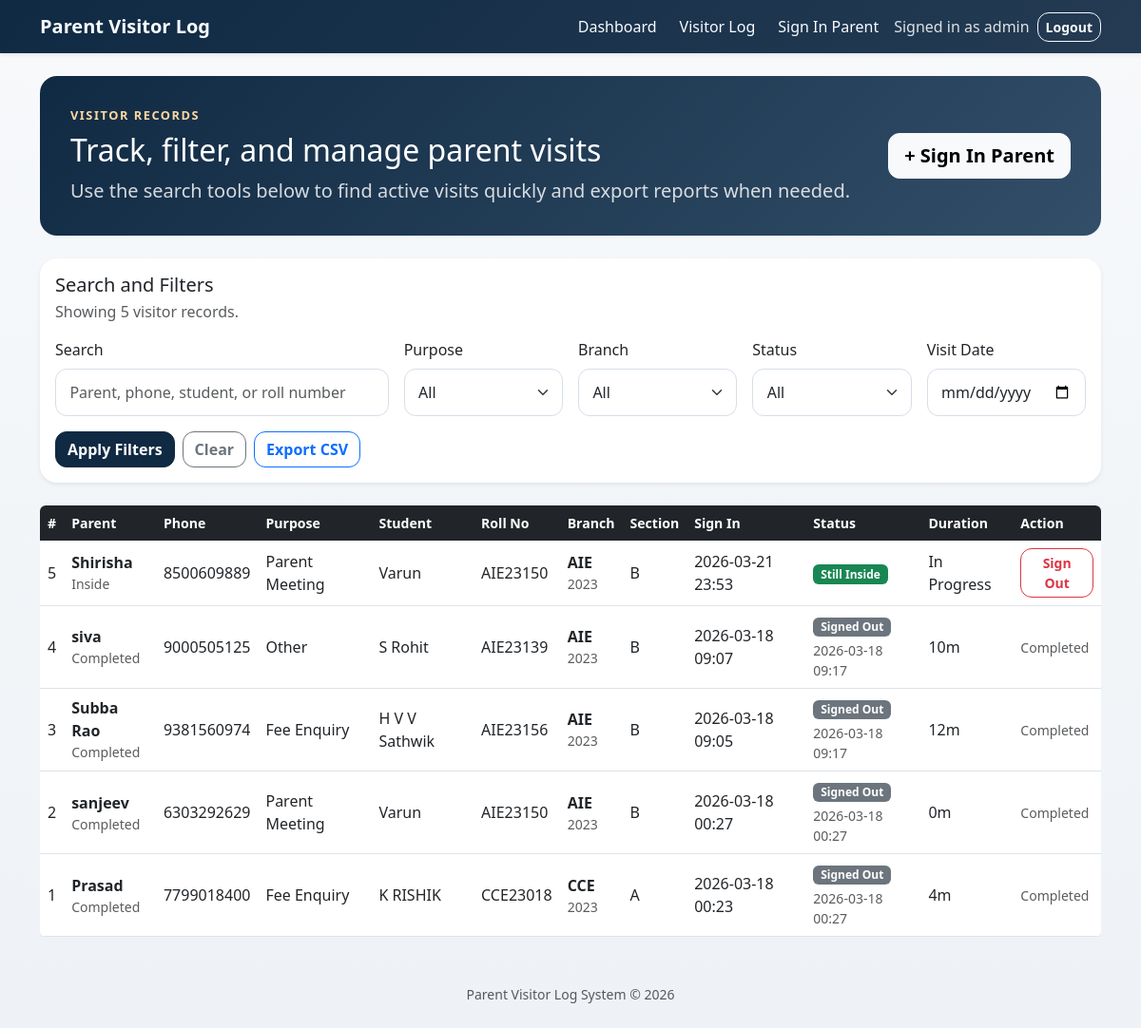
Before: /visitors (signed in) with the older database file.
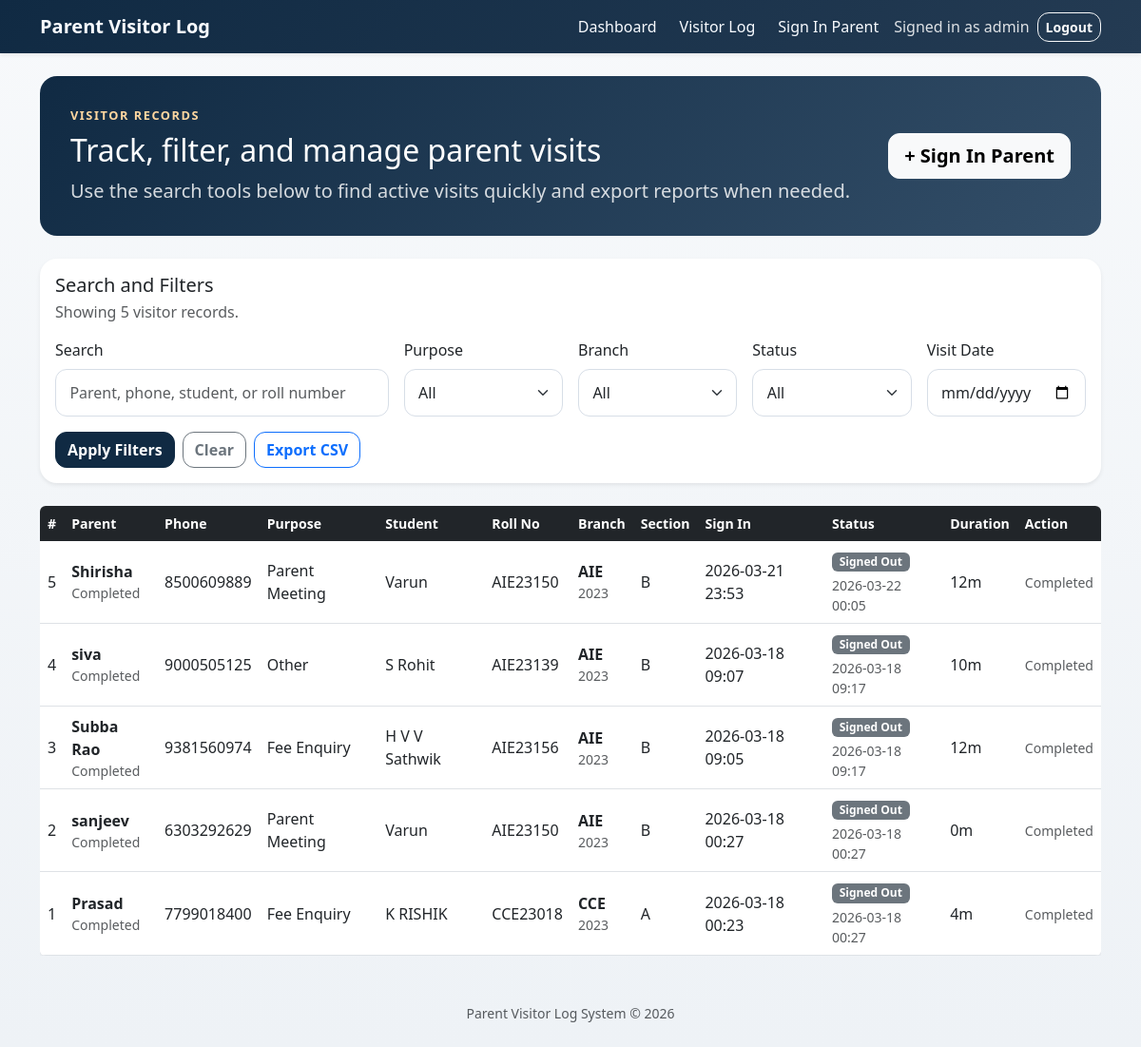
After: the same page with the newer database file.
### tables this page shows
CREATE TABLE visitors (
            id INTEGER PRIMARY KEY AUTOINCREMENT,
            name TEXT NOT NULL,
            phone TEXT NOT NULL,
            purpose TEXT NOT NULL,
            student_name TEXT NOT NULL DEFAULT '',
            roll_no TEXT NOT NULL DEFAULT '',
            sign_in TEXT NOT NULL,
            sign_out TEXT
        );

### app.py (the view)
@app.route("/visitors")
@admin_required
def visitor_log():
    filters = build_filter_values(request.args)
    visitors = fetch_visitors(filters)
    current_path = request.full_path if request.query_string else request.path
    current_path = current_path[:-1] if current_path.endswith("?") else current_path
    return render_template(
        "index.html",
        visitors=visitors,
        filters=filters,
        active_filter_count=sum(1 for value in filters.values() if value),
        export_url=url_for("export_visitors", **build_active_filter_params(filters)),
        current_path=current_path,
    )

### app.py (called while the page is built)
def get_db():
    conn = sqlite3.connect(app.config["DATABASE_PATH"])
    conn.row_factory = sqlite3.Row
    return conn

def get_visitor_columns(conn):
    return {row["name"] for row in conn.execute("PRAGMA table_info(visitors)").fetchall()}

def parse_roll_no(roll_no):
    match = ROLL_NO_PATTERN.fullmatch((roll_no or "").strip().upper())
    if not match:
        return None
    branch_code, admission_year_suffix, section_digits = match.groups()
    section = SECTION_NAMES.get(section_digits[0])
    if section is None or section_digits == "000":
        return None
    return {
        "normalized": f"{branch_code}{admission_year_suffix}{section_digits}",
        "branch_code": branch_code,
        "branch_name": BRANCH_NAMES[branch_code],
        "admission_year": f"20{admission_year_suffix}",
        "section": section,
    }

def get_student_display(visitor):
    student_name = (visitor.get("student_name") or "").strip()
    if student_name:
        return student_name
    if requires_student_details(visitor.get("purpose")):
        return "-"
    return "Not Required"

def get_roll_display(visitor):
    roll_no = (visitor.get("roll_no") or "").strip()
    if roll_no:
        return roll_no
    if requires_student_details(visitor.get("purpose")):
        return "-"
    return "Not Required"

def parse_timestamp(value):
    if not value:
        return None
    try:
        return datetime.strptime(value, TIMESTAMP_FORMAT)
    except ValueError:
        return None

def format_minutes(minutes):
    if minutes is None:
        return "-"
    total_minutes = max(int(minutes), 0)
    hours, remaining_minutes = divmod(total_minutes, 60)
    parts = []
    if hours:
        parts.append(f"{hours}h")
    if remaining_minutes or not parts:
        parts.append(f"{remaining_minutes}m")
    return " ".join(parts)

def format_visit_duration(sign_in, sign_out):
    start = parse_timestamp(sign_in)
    end = parse_timestamp(sign_out)
    if not start or not end or end < start:
        return "-"
    total_minutes = int((end - start).total_seconds() // 60)
    return format_minutes(total_minutes)

def build_active_filter_params(filters):
    return {key: value for key, value in filters.items() if value}

@app.context_processor
def inject_template_data():
    return {
        "branch_names": BRANCH_NAMES,
        "purpose_options": PURPOSE_OPTIONS,
    }

### templates/index.html (shortened to what this page needs)
{% extends "base.html" %}
{% block content %}
<section class="hero mb-4">
    <div class="d-lg-flex justify-content-between align-items-center gap-3">
        <div>
            <p class="eyebrow mb-2">Visitor Records</p>
            <h2 class="mb-2">Track, filter, and manage parent visits</h2>
            <p class="lead mb-0">Use the search tools below to find active visits quickly and export reports when needed.</p>
        </div>
        <div class="hero-actions mt-3 mt-lg-0">
            <a href="{{ url_for('signin') }}" class="btn btn-light btn-lg">+ Sign In Parent</a>
        </div>
    </div>
</section>
<div class="card filter-card shadow-sm mb-4">
    <div class="card-body">
        <div class="d-flex justify-content-between align-items-center flex-wrap gap-2 mb-3">
            <div>
                <h5 class="mb-1">Search and Filters</h5>
                <p class="text-muted mb-0">Showing {{ visitors|length }} visitor record{{ '' if visitors|length == 1 else 's' }}.</p>
            </div>
        </div>
        <form method="GET" action="{{ url_for('visitor_log') }}" class="row g-3">
            <div class="col-lg-4">
                <label class="form-label">Search</label>
                <input
                    type="text"
                    name="search"
                    class="form-control"
                    value="{{ filters.search }}"
                    placeholder="Parent, phone, student, or roll number"
                >
            </div>
            <div class="col-md-6 col-lg-2">
                <label class="form-label">Purpose</label>
                <select name="purpose" class="form-select">
                    <option value="">All</option>
                </select>
            </div>
            <div class="col-md-6 col-lg-2">
                <label class="form-label">Branch</label>
                <select name="branch" class="form-select">
                    <option value="">All</option>
                </select>
            </div>
            <div class="col-md-6 col-lg-2">
                <label class="form-label">Status</label>
                <select name="status" class="form-select">
                    <option value="">All</option>
                </select>
            </div>
            <div class="col-md-6 col-lg-2">
                <label class="form-label">Visit Date</label>
                <input type="date" name="visit_date" class="form-control" value="{{ filters.visit_date }}">
            </div>
            <div class="col-12 d-flex flex-wrap gap-2">
                <button type="submit" class="btn btn-dark">Apply Filters</button>
                <a href="{{ url_for('visitor_log') }}" class="btn btn-outline-secondary">Clear</a>
                <a href="{{ export_url }}" class="btn btn-outline-primary">Export CSV</a>
            </div>
        </form>
    </div>
</div>
{% if visitors %}
    <div class="table-responsive">
        <table class="table table-hover align-middle bg-white shadow-sm rounded">
            <thead class="table-dark">
                <tr>
                    <th>#</th>
                    <th>Parent</th>
                    <th>Phone</th>
                    <th>Purpose</th>
                    <th>Student</th>
                    <th>Roll No</th>
                    <th>Branch</th>
                    <th>Section</th>
                    <th>Sign In</th>
                    <th>Status</th>
                    <th>Duration</th>
                    <th>Action</th>
                </tr>
            </thead>
            <tbody>
                {% for v in visitors %}
                    <tr>
                        <td>{{ v.id }}</td>
                        <td>
                            <div class="fw-semibold">{{ v.name }}</div>
                            <div class="text-muted small">{{ v.visit_status }}</div>
                        </td>
                        <td>{{ v.phone }}</td>
                        <td>
                            {{ v.purpose }}
                        </td>
                        <td>{{ v.student_display }}</td>
                        <td>{{ v.roll_display }}</td>
                        <td>
                            {% if v.roll_details %}
                                <div class="fw-semibold">{{ v.roll_details.branch_code }}</div>
                                <div class="text-muted small">{{ v.roll_details.admission_year }}</div>
                            {% else %}
                                {{ "Not Required" if v.purpose == "Admission Enquiry" else "-" }}
                            {% endif %}
                        </td>
                        <td>{{ v.roll_details.section if v.roll_details else ("Not Required" if v.purpose == "Admission Enquiry" else "-") }}</td>
                        <td>{{ v.sign_in }}</td>
                        <td>
                            {% if v.sign_out %}
                                <span class="badge text-bg-secondary">Signed Out</span>
                                <div class="small text-muted mt-1">{{ v.sign_out }}</div>
                            {% else %}
                                <span class="badge text-bg-success">Still Inside</span>
                            {% endif %}
                        </td>
                        <td>{{ v.visit_duration }}</td>
                        <td>
                            {% if not v.sign_out %}
                                <form method="POST" action="{{ url_for('signout', visitor_id=v.id) }}">
                                    <button
                                        type="submit"
                                        class="btn btn-sm btn-outline-danger"
                                        onclick="return confirm('Mark this parent visitor as signed out?')"
                                    >
                                        Sign Out
                                    </button>
                                </form>
                            {% else %}
                                <span class="text-muted small">Completed</span>
                            {% endif %}
                        </td>
                    </tr>
                {% endfor %}
            </tbody>
        </table>
    </div>
{% endif %}
{% endblock %}

### templates/base.html (shortened to what this page needs)
<!DOCTYPE html>
<html lang="en">
<head>
    <link rel="stylesheet" href="https://cdn.jsdelivr.net/npm/bootstrap@5.3.0/dist/css/bootstrap.min.css">
    <link rel="stylesheet" href="{{ url_for('static', filename='css/style.css') }}">
</head>
<body>
<nav class="navbar navbar-expand-lg admin-nav shadow-sm">
    <div class="container">
        <a class="navbar-brand fw-semibold" href="{{ url_for('dashboard') if session.get('is_admin') else url_for('login') }}">
            Parent Visitor Log
        </a>
        <div class="collapse navbar-collapse" id="navMenu">
            <ul class="navbar-nav ms-auto align-items-lg-center gap-lg-2">
                {% if session.get("is_admin") %}
                    <li class="nav-item"><a class="nav-link" href="{{ url_for('dashboard') }}">Dashboard</a></li>
                    <li class="nav-item"><a class="nav-link" href="{{ url_for('visitor_log') }}">Visitor Log</a></li>
                    <li class="nav-item"><a class="nav-link" href="{{ url_for('signin') }}">Sign In Parent</a></li>
                    <li class="nav-item">
                        <span class="nav-user">Signed in as {{ session.get("admin_username") }}</span>
                    </li>
                    <li class="nav-item">
                        <form method="POST" action="{{ url_for('logout') }}">
                            <button type="submit" class="btn btn-outline-light btn-sm">Logout</button>
                        </form>
                    </li>
                {% else %}
                    <li class="nav-item"><a class="nav-link" href="{{ url_for('login') }}">Admin Login</a></li>
                {% endif %}
            </ul>
        </div>
    </div>
</nav>
<main class="container py-4">
    {% block content %}{% endblock %}
</main>
<footer class="text-center text-muted py-4">
    <small>Parent Visitor Log System &copy; 2026</small>
</footer>
</body>
</html>

### static/css/style.css (style rules this page uses)
:root { --bg: #eef2f6; --surface: #ffffff; --surface-muted: #f8fafc; --border: #d7dee7; --text: #1f2933; --muted: #5f6c7b; --nav: #102a43; --nav-accent: #243b53; --hero-start: #102a43; --hero-end: #334e68; --accent: #d97706; --accent-soft: #fff4e5; }
body { background: linear-gradient(180deg, #f7f9fb 0%, var(--bg) 100%); color: var(--text); font-family: "Segoe UI", Tahoma, Geneva, Verdana, sans-serif; min-height: 100vh; }
.admin-nav { background: linear-gradient(135deg, var(--nav), var(--nav-accent)); }
.admin-nav .nav-link, .admin-nav .navbar-brand { color: #f8fbff; }
.nav-user { color: rgba(255, 255, 255, 0.85); display: inline-flex; padding: 0.5rem 0; }
.hero { background: linear-gradient(135deg, var(--hero-start), var(--hero-end)); border-radius: 18px; color: #ffffff; padding: 2rem; }
.eyebrow { color: #ffd7a0; font-size: 0.8rem; font-weight: 700; letter-spacing: 0.12em; text-transform: uppercase; }
.hero .lead { color: rgba(255, 255, 255, 0.82); max-width: 52rem; }
.hero-actions { display: flex; flex-wrap: wrap; gap: 0.75rem; }
.card, .stat-card, .empty-state { background-color: var(--surface); border: 1px solid rgba(16, 42, 67, 0.08); border-radius: 18px; }
.form-card, .dashboard-card, .filter-card { border: none; }
.table { border-radius: 18px; margin-bottom: 0; overflow: hidden; }
.table thead th { border-bottom: none; font-size: 0.88rem; font-weight: 600; white-space: nowrap; }
.table td, .table th { vertical-align: middle; }
.form-control, .form-select { border-color: var(--border); border-radius: 12px; padding: 0.75rem 0.9rem; }
.btn { border-radius: 12px; font-weight: 600; }
.btn-dark { background-color: #102a43; border-color: #102a43; }
footer { color: var(--muted); }

Changed rows visible on the page:
changed visitors "Shirisha": visit_status "Inside" → "Completed"; sign_out (not shown) → "2026-03-22 00:05"; visit_duration "In Progress" → "12m"; no longer shows "Still Inside Sign Out"
